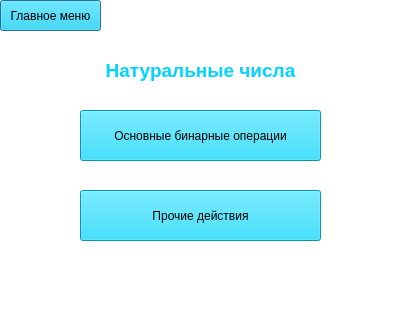
<?xml version="1.0" encoding="UTF-8"?>
<ui version="4.0">
 <class>NModulesWindowMain</class>
 <widget class="QDialog" name="NModulesWindowMain">
  <property name="geometry">
   <rect>
    <x>0</x>
    <y>0</y>
    <width>403</width>
    <height>314</height>
   </rect>
  </property>
  <property name="windowTitle">
   <string>Модули N</string>
  </property>
  <property name="styleSheet">
   <string notr="true">background-color: white</string>
  </property>
  <widget class="QPushButton" name="pushButton_main">
   <property name="geometry">
    <rect>
     <x>0</x>
     <y>0</y>
     <width>101</width>
     <height>31</height>
    </rect>
   </property>
   <property name="styleSheet">
    <string notr="true">background-color: #00D5FF;</string>
   </property>
   <property name="text">
    <string>Главное меню</string>
   </property>
  </widget>
  <widget class="QPushButton" name="buttonBin">
   <property name="geometry">
    <rect>
     <x>80</x>
     <y>110</y>
     <width>241</width>
     <height>51</height>
    </rect>
   </property>
   <property name="styleSheet">
    <string notr="true">background-color: #00D5FF;</string>
   </property>
   <property name="text">
    <string>Основные бинарные операции</string>
   </property>
  </widget>
  <widget class="QPushButton" name="ButtonOther">
   <property name="geometry">
    <rect>
     <x>80</x>
     <y>190</y>
     <width>241</width>
     <height>51</height>
    </rect>
   </property>
   <property name="styleSheet">
    <string notr="true">background-color: #00D5FF;</string>
   </property>
   <property name="text">
    <string>Прочие действия</string>
   </property>
  </widget>
  <widget class="QLabel" name="label">
   <property name="geometry">
    <rect>
     <x>0</x>
     <y>50</y>
     <width>401</width>
     <height>41</height>
    </rect>
   </property>
   <property name="font">
    <font>
     <pointsize>14</pointsize>
     <weight>75</weight>
     <bold>true</bold>
    </font>
   </property>
   <property name="styleSheet">
    <string notr="true">color: #00D5FF</string>
   </property>
   <property name="text">
    <string>Натуральные числа</string>
   </property>
   <property name="alignment">
    <set>Qt::AlignCenter</set>
   </property>
  </widget>
 </widget>
 <resources/>
 <connections/>
</ui>
